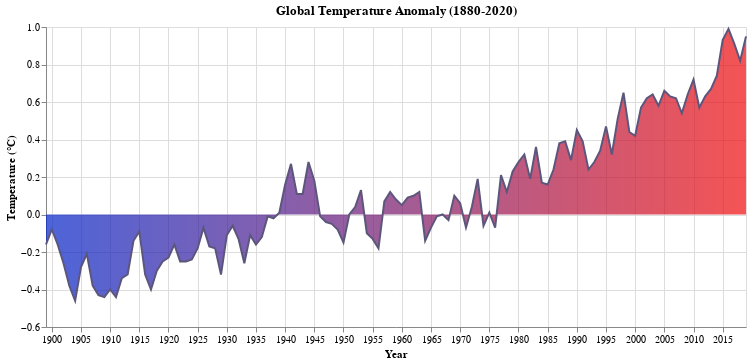

The notebook cell this image was saved under:
### Markdown cell above
We can also change the color of the area.  Let's make it a gradient to highlight differences between increasing and decreasing trends.

### Code cell
# Add gradient scheme to area

### Figure 1 — Vega-Lite specification as saved in the notebook (floating-point values rounded to 4 significant figures)
{"config": {"view": {"continuousWidth": 400, "continuousHeight": 300}}, "data": {"name": "data-d34bf5c074fdf6d6809f3a3ab3952e59"}, "mark": {"type": "area", "color": {"gradient": "linear", "stops": [{"color": "#0022c9", "offset": 0}, {"color": "#f00a0a", "offset": 1}]}, "line": {"color": "#5d567c"}}, "encoding": {"x": {"field": "Year", "type": "temporal"}, "y": {"field": "Temperature (°C)", "type": "quantitative"}}, "title": "Global Temperature Anomaly (1880-2020)", "width": 700, "$schema": "https://vega.github.io/schema/vega-lite/v4.17.0.json", "datasets": {"data-d34bf5c074fdf6d6809f3a3ab3952e59": [{"Temperature (°C)": -0.16, "Year": "1899"}, {"Temperature (°C)": -0.08, "Year": "1900"}, {"Temperature (°C)": -0.16, "Year": "1901"}, {"Temperature (°C)": -0.26, "Year": "1902"}, {"Temperature (°C)": -0.38, "Year": "1903"}, {"Temperature (°C)": -0.46, "Year": "1904"}, {"Temperature (°C)": -0.28, "Year": "1905"}, {"Temperature (°C)": -0.21, "Year": "1906"}, {"Temperature (°C)": -0.38, "Year": "1907"}, {"Temperature (°C)": -0.43, "Year": "1908"}, {"Temperature (°C)": -0.44, "Year": "1909"}, {"Temperature (°C)": -0.4, "Year": "1910"}, {"Temperature (°C)": -0.44, "Year": "1911"}, {"Temperature (°C)": -0.34, "Year": "1912"}, {"Temperature (°C)": -0.32, "Year": "1913"}, {"Temperature (°C)": -0.14, "Year": "1914"}, {"Temperature (°C)": -0.09, "Year": "1915"}, {"Temperature (°C)": -0.32, "Year": "1916"}, {"Temperature (°C)": -0.4, "Year": "1917"}, {"Temperature (°C)": -0.3, "Year": "1918"}, {"Temperature (°C)": -0.25, "Year": "1919"}, {"Temperature (°C)": -0.23, "Year": "1920"}, {"Temperature (°C)": -0.16, "Year": "1921"}, {"Temperature (°C)": -0.25, "Year": "1922"}, {"Temperature (°C)": -0.25, "Year": "1923"}, {"Temperature (°C)": -0.24, "Year": "1924"}, {"Temperature (°C)": -0.18, "Year": "1925"}, {"Temperature (°C)": -0.07, "Year": "1926"}, {"Temperature (°C)": -0.17, "Year": "1927"}, {"Temperature (°C)": -0.18, "Year": "1928"}, {"Temperature (°C)": -0.32, "Year": "1929"}, {"Temperature (°C)": -0.11, "Year": "1930"}, {"Temperature (°C)": -0.06, "Year": "1931"}, {"Temperature (°C)": -0.13, "Year": "1932"}, {"Temperature (°C)": -0.26, "Year": "1933"}, {"Temperature (°C)": -0.11, "Year": "1934"}, {"Temperature (°C)": -0.16, "Year": "1935"}, {"Temperature (°C)": -0.12, "Year": "1936"}, {"Temperature (°C)": -0.01, "Year": "1937"}, {"Temperature (°C)": -0.02, "Year": "1938"}, {"Temperature (°C)": 0.01, "Year": "1939"}, {"Temperature (°C)": 0.16, "Year": "1940"}, {"Temperature (°C)": 0.27, "Year": "1941"}, {"Temperature (°C)": 0.11, "Year": "1942"}, {"Temperature (°C)": 0.11, "Year": "1943"}, {"Temperature (°C)": 0.28, "Year": "1944"}, {"Temperature (°C)": 0.18, "Year": "1945"}, {"Temperature (°C)": -0.01, "Year": "1946"}, {"Temperature (°C)": -0.04, "Year": "1947"}, {"Temperature (°C)": -0.05, "Year": "1948"}, {"Temperature (°C)": -0.08, "Year": "1949"}, {"Temperature (°C)": -0.15, "Year": "1950"}, {"Temperature (°C)": 0.0, "Year": "1951"}, {"Temperature (°C)": 0.04, "Year": "1952"}, {"Temperature (°C)": 0.13, "Year": "1953"}, {"Temperature (°C)": -0.1, "Year": "1954"}, {"Temperature (°C)": -0.13, "Year": "1955"}, {"Temperature (°C)": -0.18, "Year": "1956"}, {"Temperature (°C)": 0.07, "Year": "1957"}, {"Temperature (°C)": 0.12, "Year": "1958"}, {"Temperature (°C)": 0.08, "Year": "1959"}, {"Temperature (°C)": 0.05, "Year": "1960"}, {"Temperature (°C)": 0.09, "Year": "1961"}, {"Temperature (°C)": 0.1, "Year": "1962"}, {"Temperature (°C)": 0.12, "Year": "1963"}, {"Temperature (°C)": -0.14, "Year": "1964"}, {"Temperature (°C)": -0.07, "Year": "1965"}, {"Temperature (°C)": -0.01, "Year": "1966"}, {"Temperature (°C)": 0.0, "Year": "1967"}, {"Temperature (°C)": -0.03, "Year": "1968"}, {"Temperature (°C)": 0.1, "Year": "1969"}, {"Temperature (°C)": 0.06, "Year": "1970"}, {"Temperature (°C)": -0.07, "Year": "1971"}, {"Temperature (°C)": 0.04, "Year": "1972"}, {"Temperature (°C)": 0.19, "Year": "1973"}, {"Temperature (°C)": -0.06, "Year": "1974"}, {"Temperature (°C)": 0.01, "Year": "1975"}, {"Temperature (°C)": -0.07, "Year": "1976"}, {"Temperature (°C)": 0.21, "Year": "1977"}, {"Temperature (°C)": 0.12, "Year": "1978"}, {"Temperature (°C)": 0.23, "Year": "1979"}, {"Temperature (°C)": 0.28, "Year": "1980"}, {"Temperature (°C)": 0.32, "Year": "1981"}, {"Temperature (°C)": 0.19, "Year": "1982"}, {"Temperature (°C)": 0.36, "Year": "1983"}, {"Temperature (°C)": 0.17, "Year": "1984"}, {"Temperature (°C)": 0.16, "Year": "1985"}, {"Temperature (°C)": 0.24, "Year": "1986"}, {"Temperature (°C)": 0.38, "Year": "1987"}, {"Temperature (°C)": 0.39, "Year": "1988"}, {"Temperature (°C)": 0.29, "Year": "1989"}, {"Temperature (°C)": 0.45, "Year": "1990"}, {"Temperature (°C)": 0.39, "Year": "1991"}, {"Temperature (°C)": 0.24, "Year": "1992"}, {"Temperature (°C)": 0.28, "Year": "1993"}, {"Temperature (°C)": 0.34, "Year": "1994"}, {"Temperature (°C)": 0.47, "Year": "1995"}, {"Temperature (°C)": 0.32, "Year": "1996"}, {"Temperature (°C)": 0.51, "Year": "1997"}, {"Temperature (°C)": 0.65, "Year": "1998"}, {"Temperature (°C)": 0.44, "Year": "1999"}, {"Temperature (°C)": 0.42, "Year": "2000"}, {"Temperature (°C)": 0.57, "Year": "2001"}, {"Temperature (°C)": 0.62, "Year": "2002"}, {"Temperature (°C)": 0.64, "Year": "2003"}, {"Temperature (°C)": 0.58, "Year": "2004"}, {"Temperature (°C)": 0.66, "Year": "2005"}, {"Temperature (°C)": 0.63, "Year": "2006"}, {"Temperature (°C)": 0.62, "Year": "2007"}, {"Temperature (°C)": 0.54, "Year": "2008"}, {"Temperature (°C)": 0.64, "Year": "2009"}, {"Temperature (°C)": 0.72, "Year": "2010"}, {"Temperature (°C)": 0.57, "Year": "2011"}, {"Temperature (°C)": 0.63, "Year": "2012"}, {"Temperature (°C)": 0.67, "Year": "2013"}, {"Temperature (°C)": 0.74, "Year": "2014"}, {"Temperature (°C)": 0.93, "Year": "2015"}, {"Temperature (°C)": 0.99, "Year": "2016"}, {"Temperature (°C)": 0.91, "Year": "2017"}, {"Temperature (°C)": 0.82, "Year": "2018"}, {"Temperature (°C)": 0.95, "Year": "2019"}]}}
